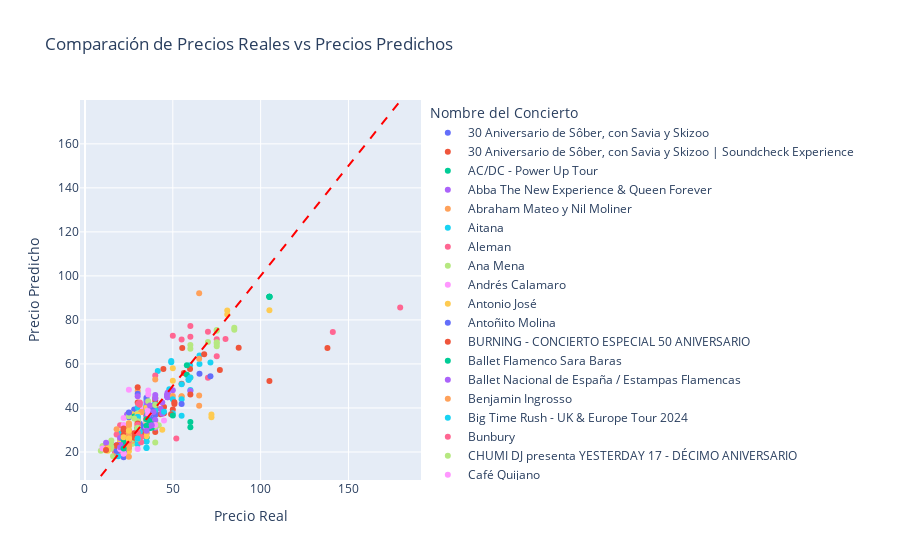

Here is the notebook cell this chart was saved with:
### Code cell
# Definir los parámetros para GridSearchCV
params = {
    'mlp__hidden_layer_sizes': [(1,), (20,20), (50,50), (100,), (100,100), (200,), (300,)],
    'mlp__activation': ["identity", "logistic", "tanh", "relu"],
    'mlp__solver': ['lbfgs', 'sgd', 'adam'],
    'mlp__learning_rate': ['constant', 'invscaling', 'adaptive'],
    'mlp__alpha': [0.00001, 0.0001, 0.001, 0.01, 0.1, 1, 10, 100] 
}

# Realizar GridSearchCV
start_time = time.time()

gridSearch = GridSearchCV(estimator=pipeline, param_grid=params, n_jobs=-1, scoring='neg_mean_squared_error', cv=ps)
gridSearch.fit(X_train, y)

results = cross_validate(gridSearch.best_estimator_, X_train, y, cv=ps, scoring=scoring, return_train_score=True)

end_time = time.time()
execution_time = end_time - start_time
print("Tiempo de ejecución:", execution_time, "segundos")

print('Mejores parámetros GridSearchCV: ', gridSearch.best_params_)

resultados = crear_tabla_resultados(results)

cargar_modelo_mlflow(gridSearch.best_estimator_, 'MIN_PRICE', 'GRID SEARCH ESTANDARIZADO', resultados, execution_time)

# Mostrar las predicciones y los valores reales
plot_model_predictions(gridSearch.best_estimator_, X_train, y, data)
feature_importance(gridSearch.best_estimator_, X_train, y, 15)
resultados
